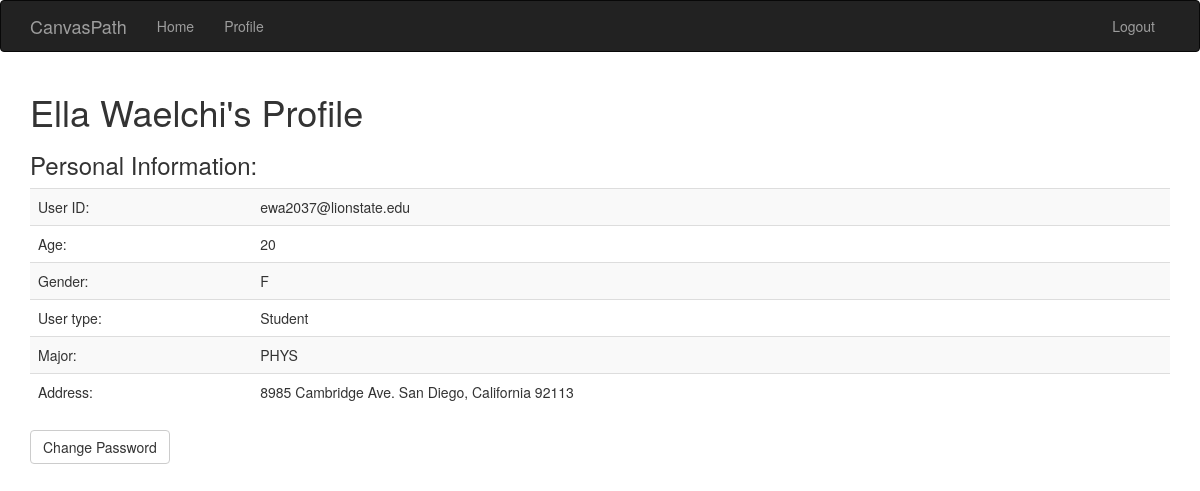
Page /profile (signed in) on the committed database.
### tables this page shows
CREATE TABLE User(
                      email CHAR(22) NOT NULL,
                      password CHAR(95) NOT NULL,
                      name CHAR(50) NOT NULL,
                      age INTEGER NOT NULL,
                      gender CHAR(1) NOT NULL,
                      acct_type CHAR(1) NOT NULL,
                      PRIMARY KEY (email));

CREATE TABLE Student(
                      email CHAR(22) NOT NULL,
                      major CHAR(5) NOT NULL,
                      street CHAR(50) NOT NULL,
                      zipcode INTEGER NOT NULL,
                      PRIMARY KEY (email),
                      FOREIGN KEY (email) REFERENCES User(email),
                      FOREIGN KEY (zipcode) REFERENCES Zipcode);

### app/routes.py (the view)
@app.route('/profile', methods=['GET', 'POST'])
@login_required
def profile():
    form = ChangePWForm()
    if form.validate_on_submit():
        if current_user.check_password(form.oldpw.data):
            current_user.set_password(form.newpw.data)
            flash('Password Changed.', category='alert-success')
        else:
            flash('Current Password is incorrect.', category='alert-danger')
    return render_template('profile.html', title='Profile', form=form)

### app/models.py (called while the page is built)
@login.user_loader
def load_user(id):
    return User(id)

### app/templates/profile.html (shortened to what this page needs)
{% extends "base.html" %}
{% import "bootstrap/wtf.html" as wtf %}
{% block app_content %}
    <h1>{{ current_user.name }}'s Profile</h1>
    <h3>Personal Information:</h3>
    <table class="table table-striped">
        <tr>
            <td>User ID:</td>
            <td>{{ current_user.id }}</td>
        </tr>
        <tr>
            <td>Age:</td>
            <td>{{ current_user.age }}</td>
        </tr>
        <tr>
            <td>Gender:</td>
            <td>{{ current_user.gender }}</td>
        </tr>
        {% if current_user.user_type == "S" %}
            <tr>
                <td>User type:</td>
                <td>Student</td>
            </tr>
            <tr>
                <td>Major:</td>
                <td>{{ current_user.major }}</td>
            </tr>
            <tr>
                <td>Address:</td>
                <td>{{ current_user.street }} {{ current_user.city }}</td>
            </tr>
        {% endif %}
    </table>
    <button class="btn btn-default" data-toggle="collapse" data-target="#pwchange">Change Password</button>
{% endblock %}

### rows in the picture
User: name "Ella Waelchi", id "ewa2037@lionstate.edu"
Student: major "PHYS", street "8985 Cambridge Ave."

### other values in the picture
{{ current_user.age }} "20"
{{ current_user.gender }} "F"
{{ current_user.city }} "San Diego, California 92113"
